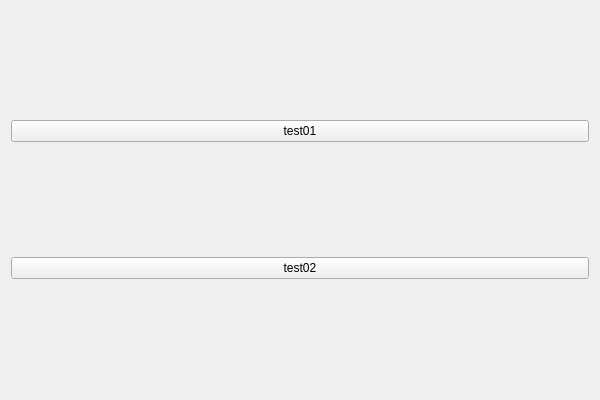
<?xml version="1.0" encoding="UTF-8"?>
<ui version="4.0">
 <class>TestQjsonMainWidgetClass</class>
 <widget class="QWidget" name="TestQjsonMainWidgetClass">
  <property name="geometry">
   <rect>
    <x>0</x>
    <y>0</y>
    <width>600</width>
    <height>400</height>
   </rect>
  </property>
  <property name="windowTitle">
   <string>TestQjsonMainWidget</string>
  </property>
  <layout class="QVBoxLayout" name="verticalLayout">
   <item>
    <widget class="QPushButton" name="test01Button">
     <property name="text">
      <string>test01</string>
     </property>
    </widget>
   </item>
   <item>
    <widget class="QPushButton" name="test02Button">
     <property name="text">
      <string>test02</string>
     </property>
    </widget>
   </item>
  </layout>
 </widget>
 <layoutdefault spacing="6" margin="11"/>
 <resources>
  <include location="TestQjsonMainWidget.qrc"/>
 </resources>
 <connections>
  <connection>
   <sender>test01Button</sender>
   <signal>clicked()</signal>
   <receiver>TestQjsonMainWidgetClass</receiver>
   <slot>test01ButtonClicked()</slot>
   <hints>
    <hint type="sourcelabel">
     <x>81</x>
     <y>133</y>
    </hint>
    <hint type="destinationlabel">
     <x>-79</x>
     <y>135</y>
    </hint>
   </hints>
  </connection>
  <connection>
   <sender>test02Button</sender>
   <signal>clicked()</signal>
   <receiver>TestQjsonMainWidgetClass</receiver>
   <slot>test02ButtonClicked()</slot>
   <hints>
    <hint type="sourcelabel">
     <x>89</x>
     <y>185</y>
    </hint>
    <hint type="destinationlabel">
     <x>-115</x>
     <y>185</y>
    </hint>
   </hints>
  </connection>
 </connections>
 <slots>
  <slot>test01ButtonClicked()</slot>
  <slot>test02ButtonClicked()</slot>
 </slots>
</ui>
